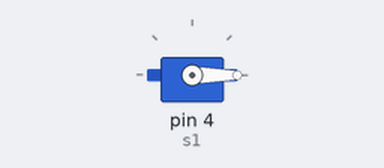
Bench run of a sketch on a simulated Arduino Uno, built with avr-gcc and run on an emulated ATmega328P. On the bench: servo.

Above: at 0.05 s.
Timing chart, 0 to 3.0 s (numbered marks = the images above):
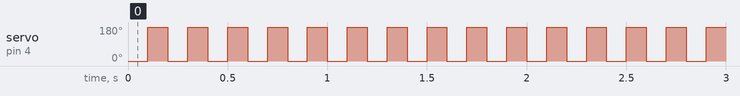

The sketch:

servo_mexendo_sozinho.ino
```cpp
#include <Servo.h>
Servo s1;
int angs1;

void setup() {
s1.attach(4);
angs1=0;
}

void loop() {

  s1.write(0);
  delay(100);
  s1.write(180);
  delay (100);


}
```

Measured:
- by itself, servo on pin 4 (s1): alternates 180° for 0.10 s and 0° for 0.10 s
